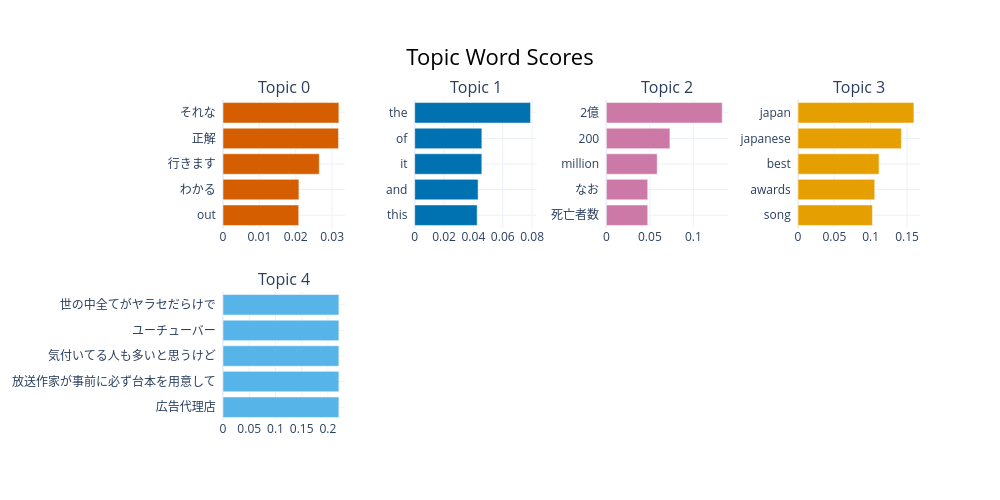

Notebook cell for this chart:
### Markdown cell above
#### 7.2 BERTopic 主題精煉  
完成雜訊移除後，本專案再次利用 BERTopic 對純化後之留言資料進行主題分析，使模型能夠在較少干擾的語料環境下學習核心討論內容。  
透過第二次 BERTopic 分析，本專案獲得較具代表性的主題關鍵詞與語意群組，作為後續 LDA 主題模型之語料基礎。

### Code cell
# 取得所有留言與它們對應的 Topic 標籤表
doc_info = topic_model.get_document_info(docs)

# 設定需排除之雜訊主題
bad_topics = [-1, 1, 7]

# 移除雜訊主題後保留有效留言
clean_docs = doc_info[~doc_info['Topic'].isin(bad_topics)]['Document'].tolist()
print(f"剩餘留言：{len(clean_docs)} 筆")


# 第二階段 BERTopic 分析
# 使用過濾後資料重新建立主題模型
print("\n正在針對純淨資料訓練固定主題模型...")

# 指定最終主題數量
final_topic_count = 6 

topic_model_final = BERTopic(language="multilingual", nr_topics=final_topic_count, umap_model=umap_model)
topics_final, _ = topic_model_final.fit_transform(clean_docs)

# 視覺化各主題代表關鍵詞
final_topic_info = topic_model_final.get_topic_info()
display(final_topic_info.head(final_topic_count + 1))

fig_final = topic_model_final.visualize_barchart(top_n_topics=final_topic_count)
fig_final.show()

### Figure 1 — Plotly figure (JSON) as saved in the notebook; plotly's stock layout.template omitted (floating-point values rounded to 4 significant figures)
{"data": [{"marker": {"color": "#D55E00"}, "orientation": "h", "type": "bar", "x": [0.02082, 0.02087, 0.02647, 0.03176, 0.03186], "xaxis": "x", "y": ["out  ", "わかる  ", "行きます  ", "正解  ", "それな  "], "yaxis": "y"}, {"marker": {"color": "#0072B2"}, "orientation": "h", "type": "bar", "x": [0.04259, 0.04321, 0.04575, 0.04578, 0.07894], "xaxis": "x2", "y": ["this  ", "and  ", "it  ", "of  ", "the  "], "yaxis": "y2"}, {"marker": {"color": "#CC79A7"}, "orientation": "h", "type": "bar", "x": [0.04756, 0.04756, 0.05845, 0.07305, 0.1332], "xaxis": "x3", "y": ["死亡者数  ", "なお  ", "million  ", "200  ", "2億  "], "yaxis": "y3"}, {"marker": {"color": "#E69F00"}, "orientation": "h", "type": "bar", "x": [0.1024, 0.1056, 0.1115, 0.1422, 0.1595], "xaxis": "x4", "y": ["song  ", "awards  ", "best  ", "japanese  ", "japan  "], "yaxis": "y4"}, {"marker": {"color": "#56B4E9"}, "orientation": "h", "type": "bar", "x": [0.2208, 0.2208, 0.2208, 0.2208, 0.2208], "xaxis": "x5", "y": ["広告代理店  ", "放送作家が事前に必ず台本を用意して  ", "気付いてる人も多いと思うけど  ", "ユーチューバー  ", "世の中全てがヤラセだらけで  "], "yaxis": "y5"}], "layout": {"annotations": [{"font": {"size": 16}, "showarrow": false, "text": "Topic 0", "x": 0.0875, "xanchor": "center", "xref": "paper", "y": 1, "yanchor": "bottom", "yref": "paper"}, {"font": {"size": 16}, "showarrow": false, "text": "Topic 1", "x": 0.3625, "xanchor": "center", "xref": "paper", "y": 1, "yanchor": "bottom", "yref": "paper"}, {"font": {"size": 16}, "showarrow": false, "text": "Topic 2", "x": 0.6375, "xanchor": "center", "xref": "paper", "y": 1, "yanchor": "bottom", "yref": "paper"}, {"font": {"size": 16}, "showarrow": false, "text": "Topic 3", "x": 0.9125, "xanchor": "center", "xref": "paper", "y": 1, "yanchor": "bottom", "yref": "paper"}, {"font": {"size": 16}, "showarrow": false, "text": "Topic 4", "x": 0.0875, "xanchor": "center", "xref": "paper", "y": 0.4, "yanchor": "bottom", "yref": "paper"}], "height": 500, "hoverlabel": {"bgcolor": "white", "font": {"family": "Rockwell", "size": 16}}, "showlegend": false, "title": {"font": {"color": "Black", "size": 22}, "text": "Topic Word Scores", "x": 0.5, "xanchor": "center", "yanchor": "top"}, "width": 1000, "xaxis": {"anchor": "y", "domain": [0, 0.175], "showgrid": true}, "xaxis2": {"anchor": "y2", "domain": [0.275, 0.45], "showgrid": true}, "xaxis3": {"anchor": "y3", "domain": [0.55, 0.725], "showgrid": true}, "xaxis4": {"anchor": "y4", "domain": [0.825, 1], "showgrid": true}, "xaxis5": {"anchor": "y5", "domain": [0, 0.175], "showgrid": true}, "xaxis6": {"anchor": "y6", "domain": [0.275, 0.45], "showgrid": true}, "xaxis7": {"anchor": "y7", "domain": [0.55, 0.725], "showgrid": true}, "xaxis8": {"anchor": "y8", "domain": [0.825, 1], "showgrid": true}, "yaxis": {"anchor": "x", "domain": [0.6, 1], "showgrid": true}, "yaxis2": {"anchor": "x2", "domain": [0.6, 1], "showgrid": true}, "yaxis3": {"anchor": "x3", "domain": [0.6, 1], "showgrid": true}, "yaxis4": {"anchor": "x4", "domain": [0.6, 1], "showgrid": true}, "yaxis5": {"anchor": "x5", "domain": [0, 0.4], "showgrid": true}, "yaxis6": {"anchor": "x6", "domain": [0, 0.4], "showgrid": true}, "yaxis7": {"anchor": "x7", "domain": [0, 0.4], "showgrid": true}, "yaxis8": {"anchor": "x8", "domain": [0, 0.4], "showgrid": true}}}
